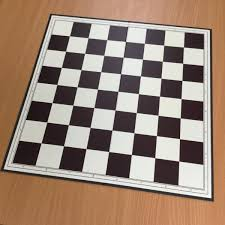
#> input picture chess.jpg, 225 x 225 px
$ python Harris_corner_detector.py
#> lines starting #> are read from the running program, lines starting #| are printed output that depends on the picture; after the words box and inside, x2 and y2 are one past the last pixel; in counts of white or black regions, pixels touching at a corner belong together
import cv2 as cv
import numpy as np

img = cv.imread('chess.jpg')
#> img is the input picture: shape (225, 225, 3); mean B, G, R 116.7, 132.5, 154.8

gray = cv.cvtColor(img, cv.COLOR_BGR2GRAY)
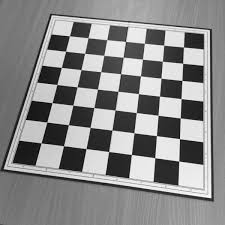
#> gray: shape (225, 225); min 1, max 254, mean 137.4

gray = np.float32(gray)
dst = cv.cornerHarris(gray, 2, 3, 0.04)
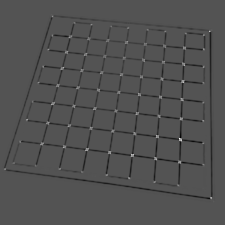
#> dst: shape (225, 225) float32; min -68349360, max 140883136, mean -2012278; drawn with min black and max white

dst = cv.dilate(dst, None)
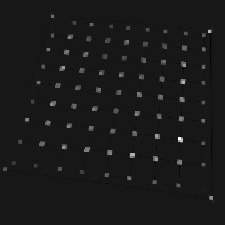
#> dst: shape (225, 225) float32; min -14610741, max 140883136, mean 1421649.1; drawn with min black and max white

img[dst > 0.01 * dst.max()] = [0, 0, 255]
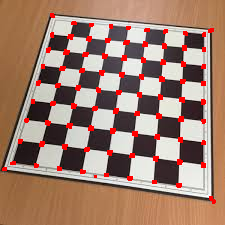
#> img: shape (225, 225, 3); 4.51% of pixels changed, all inside (x1, y1, x2, y2) = (2, 13, 216, 204)

cv.imshow('dst', img)

if cv.waitKey(0) & 0xff == 27:
#> (key Esc is pressed here)
    cv.destroyAllWindows()

$ run again, with adapt.jpg copied over chess.jpg
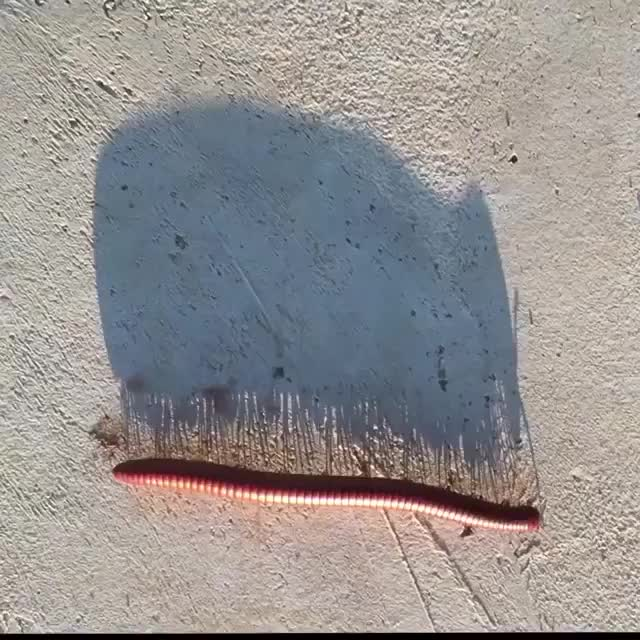
#> input picture adapt.jpg, 640 x 640 px
#> img is the input picture: shape (640, 640, 3); mean B, G, R 144.8, 145.6, 149.3
#> `dst = cv.dilate(dst, None)`:
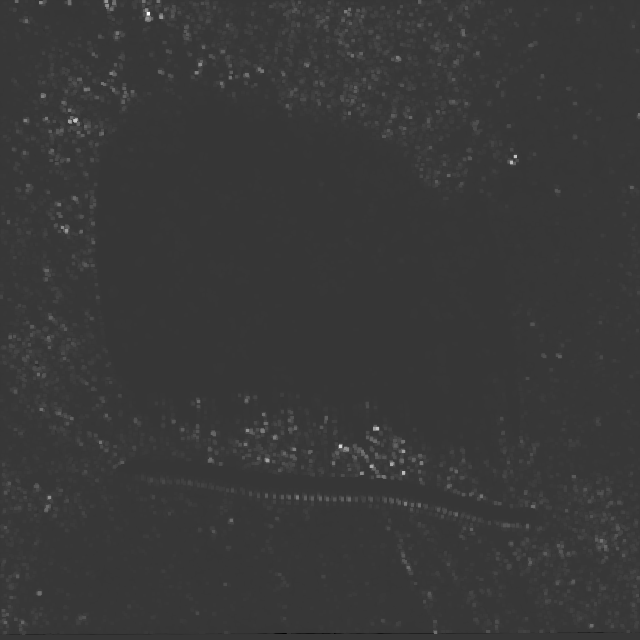
#> dst: shape (640, 640) float32; min -8130892.5, max 29579718, mean 294642.9; drawn with min black and max white
#> `img[dst > 0.01 * dst.max()] = [0, 0, 255]`:
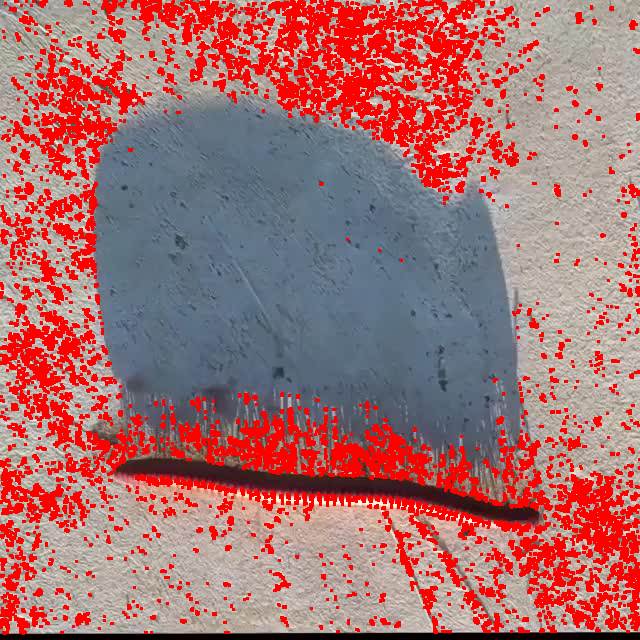
#> img: shape (640, 640, 3); mean B, G, R 112.8, 111.8, 167.5

$ run again, with messi-face.jpg copied over chess.jpg
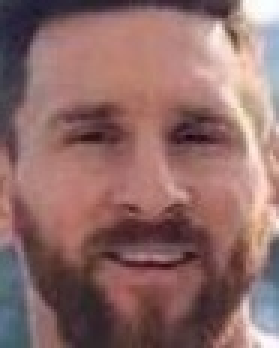
#> input picture messi-face.jpg, 93 x 116 px (shown 3 times larger)
#> img is the input picture: shape (116, 93, 3); mean B, G, R 104.7, 107.4, 143.1
#> `dst = cv.dilate(dst, None)`:
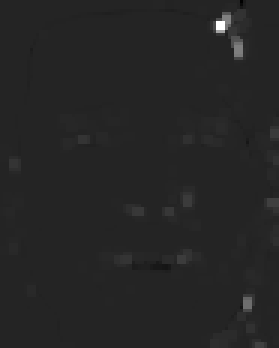
#> dst: shape (116, 93) float32 (shown 3 times larger); min -684900.1, max 4119702, mean 25676.9; drawn with min black and max white
#> `img[dst > 0.01 * dst.max()] = [0, 0, 255]`:
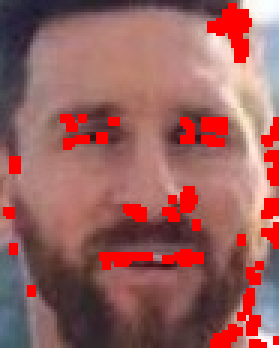
#> img: shape (116, 93, 3) (shown 3 times larger); 9.52% of pixels changed, all inside (x1, y1, x2, y2) = (1, 1, 93, 116)
